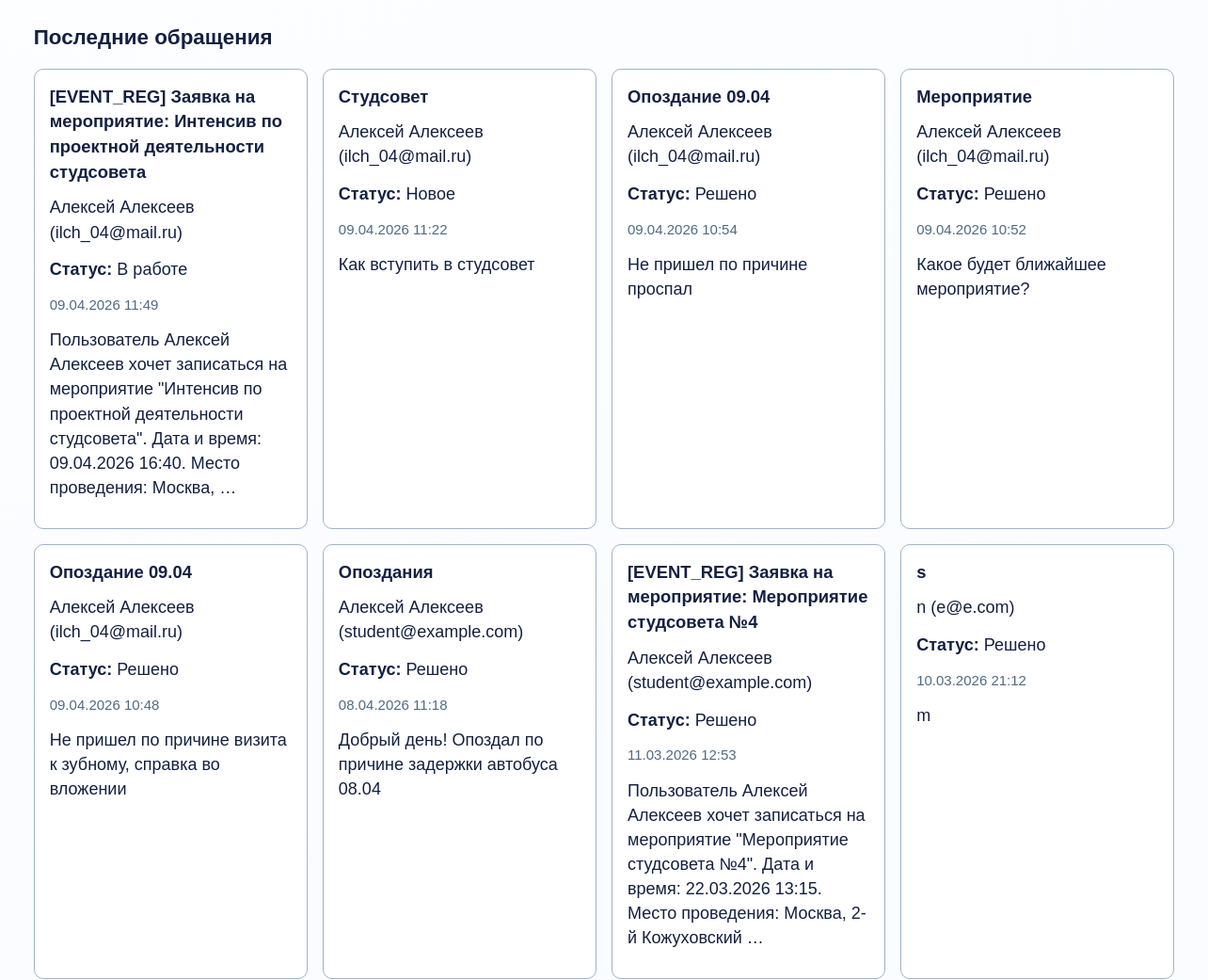
/staff/ (signed in, middle part), run on an earlier commit of the app's database.
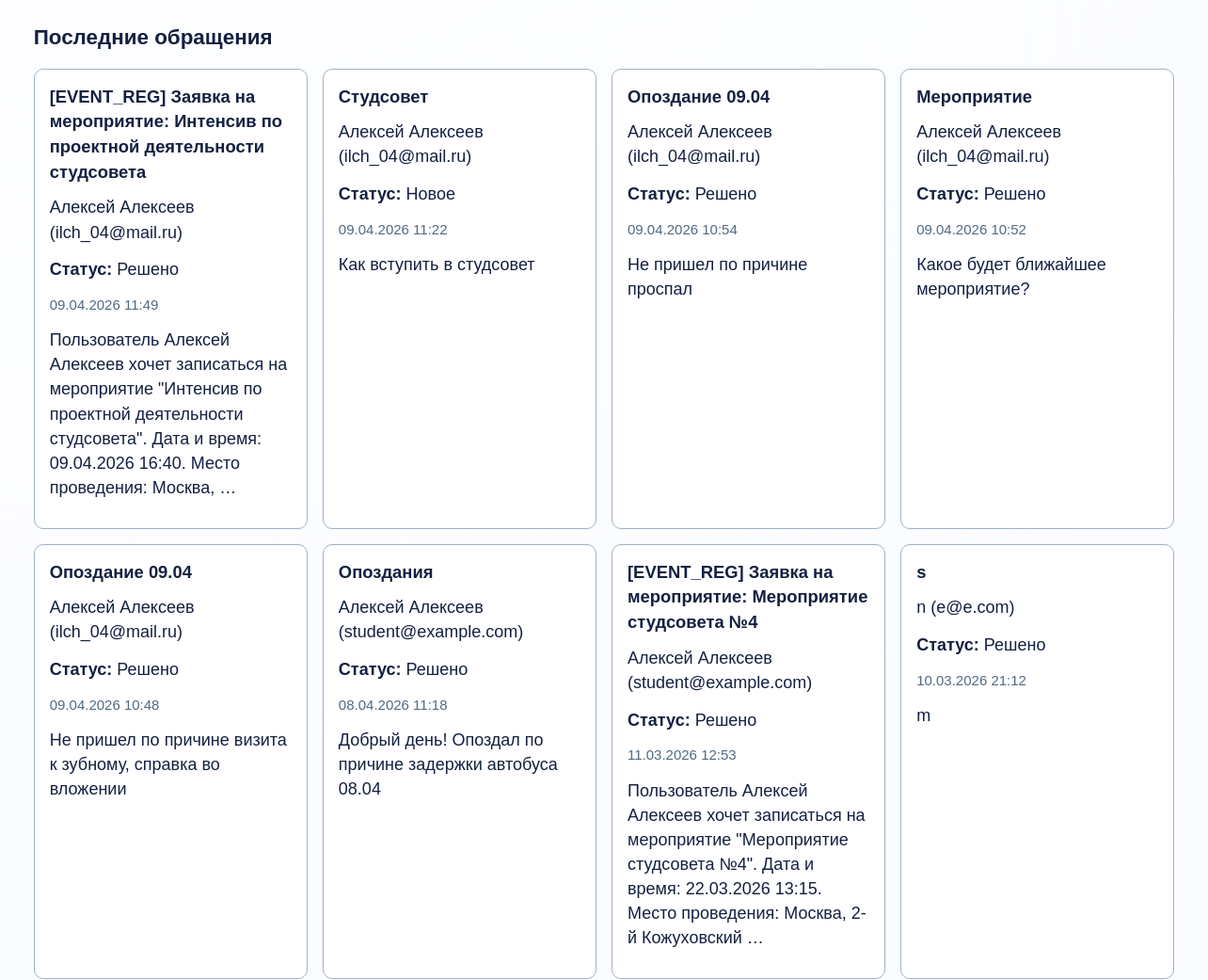
And on a later commit of the database.
### core/models.py (models this page shows, shortened)
class TimestampedModel(models.Model):
    created_at = models.DateTimeField(auto_now_add=True)
    updated_at = models.DateTimeField(auto_now=True)
    class Meta:
        abstract = True

class FeedbackMessage(TimestampedModel):
    STATUS_NEW = "new"
    STATUS_IN_PROGRESS = "in_progress"
    STATUS_RESOLVED = "resolved"
    STATUS_CHOICES = (
        (STATUS_NEW, "Новое"),
        (STATUS_IN_PROGRESS, "В работе"),
        (STATUS_RESOLVED, "Решено"),
    )
    name = models.CharField(max_length=150)
    email = models.EmailField()
    subject = models.CharField(max_length=200)
    message = models.TextField()
    attachment = models.FileField(upload_to="feedback_attachments/", blank=True, null=True)
    moderation_attachment = models.FileField(upload_to="feedback_moderation_attachments/", blank=True, null=True)
    status = models.CharField(max_length=20, choices=STATUS_CHOICES, default=STATUS_NEW)
    user = models.ForeignKey(
        settings.AUTH_USER_MODEL,
        on_delete=models.SET_NULL,
        related_name="feedback_messages",
        null=True,
        blank=True,
    )
    moderation_comment = models.TextField(blank=True)
    class Meta:
        ordering = ["-created_at"]

### core/views/staff_views.py (the view, shortened to what this page needs)
# urls.py: path("staff/", views.staff_dashboard, name="staff_dashboard"),
@role_required(UserProfile.ROLE_ADMIN, UserProfile.ROLE_MANAGER)
def staff_dashboard(request):
    maintenance_settings = get_maintenance_settings()
    role_rows = UserProfile.objects.values("role").annotate(total=Count("id")).order_by("role")
    role_stats = {row["role"]: row["total"] for row in role_rows}
    context = {
        "total_users": User.objects.count(),
        "total_news": News.objects.count(),
        "total_events": Event.objects.count(),
        "total_feedbacks": FeedbackMessage.objects.count(),
        "total_join_requests": CouncilJoinApplication.objects.count(),
        "total_files": UserFile.objects.count(),
        "role_stats": {
            "admin": role_stats.get(UserProfile.ROLE_ADMIN, 0),
            "manager": role_stats.get(UserProfile.ROLE_MANAGER, 0),
            "student": role_stats.get(UserProfile.ROLE_STUDENT, 0),
        },
        "latest_feedbacks": FeedbackMessage.objects.select_related("user")[:10],
        "latest_join_requests": CouncilJoinApplication.objects.select_related("user")[:10],
        "maintenance_settings": maintenance_settings,
    }
    return render(request, "core/staff/dashboard.html", context)

### core/context_processors.py (called while the page is built)
def _resolve_menu(items):
    resolved = []
    for view_name, label in items:
        try:
            url = reverse(view_name)
        except NoReverseMatch:
            continue
        resolved.append({"view_name": view_name, "label": label, "url": url})
    return resolved

### core/permissions.py (called while the page is built)
def get_user_role(user):
    if not user.is_authenticated:
        return None
    profile = getattr(user, "profile", None)
    if profile:
        return profile.role
    return UserProfile.ROLE_STUDENT

def has_any_role(user, *allowed_roles):
    if not user.is_authenticated:
        return False
    if user.is_superuser:
        return True
    return get_user_role(user) in allowed_roles

def role_required(*allowed_roles):
    def decorator(view_func):
        @wraps(view_func)
        @login_required
        def _wrapped_view(request, *args, **kwargs):
            if has_any_role(request.user, *allowed_roles):
                return view_func(request, *args, **kwargs)
            messages.error(request, "Недостаточно прав для доступа к разделу.")
            return redirect("core:home")
        return _wrapped_view
    return decorator

### templates/core/staff/dashboard.html (shortened to what this page needs)
﻿{% extends "base.html" %}
{% block content %}
<section>
    <h2>Последние обращения</h2>
    <div class="card-grid">
        {% for item in latest_feedbacks %}
            <article class="card">
                <h3>{{ item.subject }}</h3>
                <p>{{ item.name }} ({{ item.email }})</p>
                <p><strong>Статус:</strong> {{ item.get_status_display }}</p>
                <p><small>{{ item.created_at|date:"d.m.Y H:i" }}</small></p>
                <p>{{ item.message|truncatewords:20 }}</p>
            </article>
        {% empty %}
            <article class="card"><p>Обращений пока нет.</p></article>
        {% endfor %}
    </div>
</section>
{% endblock %}

What changed in the data, as far as the page shows it:
changed FeedbackMessage "[EVENT_REG] Заявка на мероприятие: Интенсив по проектной деятельности студсовета": status "В работе" → "Решено"
